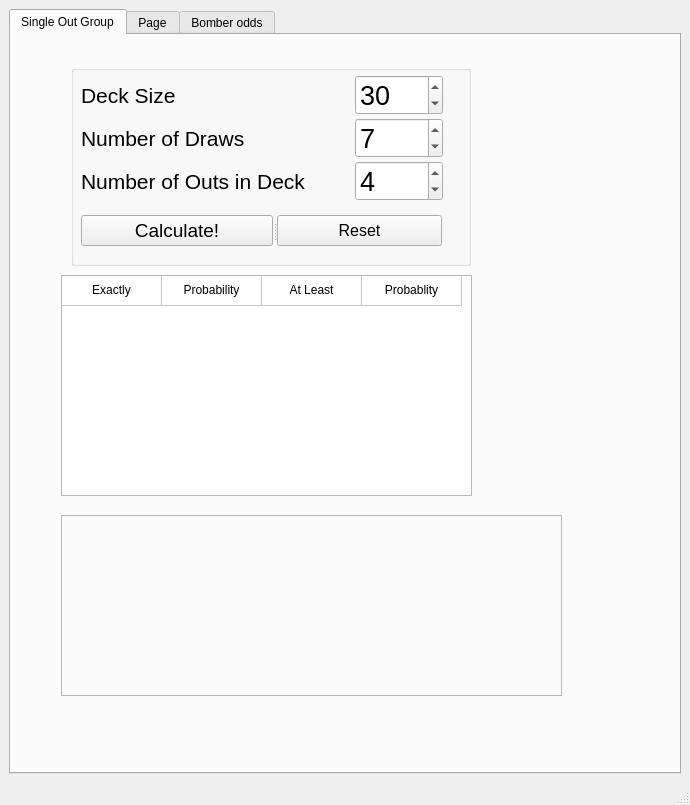
<?xml version="1.0" encoding="UTF-8"?>
<ui version="4.0">
 <class>MainWindow</class>
 <widget class="QMainWindow" name="MainWindow">
  <property name="enabled">
   <bool>true</bool>
  </property>
  <property name="geometry">
   <rect>
    <x>0</x>
    <y>0</y>
    <width>690</width>
    <height>805</height>
   </rect>
  </property>
  <property name="windowTitle">
   <string>MainWindow</string>
  </property>
  <widget class="QWidget" name="centralwidget">
   <layout class="QVBoxLayout" name="verticalLayout">
    <item>
     <widget class="QTabWidget" name="MainBox">
      <property name="enabled">
       <bool>true</bool>
      </property>
      <property name="currentIndex">
       <number>0</number>
      </property>
      <widget class="QWidget" name="SingleOutsTab">
       <attribute name="title">
        <string>Single Out Group</string>
       </attribute>
       <widget class="QWidget" name="SingleOutWidget" native="true">
        <property name="geometry">
         <rect>
          <x>20</x>
          <y>30</y>
          <width>621</width>
          <height>651</height>
         </rect>
        </property>
        <widget class="QGroupBox" name="groupBox">
         <property name="geometry">
          <rect>
           <x>40</x>
           <y>0</y>
           <width>400</width>
           <height>201</height>
          </rect>
         </property>
         <property name="sizePolicy">
          <sizepolicy hsizetype="Minimum" vsizetype="Minimum">
           <horstretch>0</horstretch>
           <verstretch>0</verstretch>
          </sizepolicy>
         </property>
         <property name="minimumSize">
          <size>
           <width>400</width>
           <height>200</height>
          </size>
         </property>
         <property name="title">
          <string/>
         </property>
         <widget class="QWidget" name="formLayoutWidget">
          <property name="geometry">
           <rect>
            <x>10</x>
            <y>10</y>
            <width>362</width>
            <height>131</height>
           </rect>
          </property>
          <layout class="QFormLayout" name="formLayout">
           <property name="sizeConstraint">
            <enum>QLayout::SetDefaultConstraint</enum>
           </property>
           <property name="fieldGrowthPolicy">
            <enum>QFormLayout::AllNonFixedFieldsGrow</enum>
           </property>
           <property name="horizontalSpacing">
            <number>50</number>
           </property>
           <property name="verticalSpacing">
            <number>3</number>
           </property>
           <item row="0" column="0">
            <widget class="QLabel" name="remainingDeckSizeLabel">
             <property name="font">
              <font>
               <pointsize>16</pointsize>
              </font>
             </property>
             <property name="autoFillBackground">
              <bool>false</bool>
             </property>
             <property name="text">
              <string>Deck Size</string>
             </property>
            </widget>
           </item>
           <item row="0" column="1">
            <widget class="QSpinBox" name="remainingDeckSizeSpinBox">
             <property name="font">
              <font>
               <pointsize>20</pointsize>
              </font>
             </property>
             <property name="value">
              <number>30</number>
             </property>
            </widget>
           </item>
           <item row="1" column="0">
            <widget class="QLabel" name="numberOfDrawsLabel">
             <property name="font">
              <font>
               <pointsize>16</pointsize>
              </font>
             </property>
             <property name="text">
              <string>Number of Draws</string>
             </property>
            </widget>
           </item>
           <item row="1" column="1">
            <widget class="QSpinBox" name="numberOfDrawsSpinBox">
             <property name="font">
              <font>
               <pointsize>20</pointsize>
              </font>
             </property>
             <property name="value">
              <number>7</number>
             </property>
            </widget>
           </item>
           <item row="2" column="0">
            <widget class="QLabel" name="numberOfOutsInDeckLabel">
             <property name="font">
              <font>
               <pointsize>16</pointsize>
              </font>
             </property>
             <property name="text">
              <string>Number of Outs in Deck</string>
             </property>
            </widget>
           </item>
           <item row="2" column="1">
            <widget class="QSpinBox" name="numberOfOutsInDeckSpinBox">
             <property name="font">
              <font>
               <pointsize>20</pointsize>
              </font>
             </property>
             <property name="value">
              <number>4</number>
             </property>
            </widget>
           </item>
          </layout>
         </widget>
         <widget class="QSplitter" name="splitter">
          <property name="geometry">
           <rect>
            <x>10</x>
            <y>150</y>
            <width>361</width>
            <height>31</height>
           </rect>
          </property>
          <property name="orientation">
           <enum>Qt::Horizontal</enum>
          </property>
          <widget class="QPushButton" name="CalculateButton">
           <property name="font">
            <font>
             <pointsize>14</pointsize>
            </font>
           </property>
           <property name="text">
            <string>Calculate!</string>
           </property>
          </widget>
          <widget class="QPushButton" name="ResetButton">
           <property name="font">
            <font>
             <pointsize>12</pointsize>
            </font>
           </property>
           <property name="text">
            <string>Reset</string>
           </property>
          </widget>
         </widget>
        </widget>
        <widget class="QTableWidget" name="probabilityTable">
         <property name="geometry">
          <rect>
           <x>30</x>
           <y>210</y>
           <width>411</width>
           <height>221</height>
          </rect>
         </property>
         <property name="sizePolicy">
          <sizepolicy hsizetype="Expanding" vsizetype="Expanding">
           <horstretch>0</horstretch>
           <verstretch>0</verstretch>
          </sizepolicy>
         </property>
         <property name="maximumSize">
          <size>
           <width>415</width>
           <height>450</height>
          </size>
         </property>
         <property name="rowCount">
          <number>1</number>
         </property>
         <property name="columnCount">
          <number>4</number>
         </property>
         <attribute name="horizontalHeaderVisible">
          <bool>false</bool>
         </attribute>
         <attribute name="verticalHeaderVisible">
          <bool>false</bool>
         </attribute>
         <row/>
         <column/>
         <column/>
         <column/>
         <column/>
         <item row="0" column="0">
          <property name="text">
           <string>Exactly</string>
          </property>
          <property name="textAlignment">
           <set>AlignHCenter|AlignVCenter|AlignCenter</set>
          </property>
          <property name="flags">
           <set>ItemIsSelectable|ItemIsEditable|ItemIsDragEnabled|ItemIsUserCheckable|ItemIsEnabled</set>
          </property>
         </item>
         <item row="0" column="1">
          <property name="text">
           <string>Probability</string>
          </property>
          <property name="textAlignment">
           <set>AlignHCenter|AlignVCenter|AlignCenter</set>
          </property>
          <property name="flags">
           <set>ItemIsSelectable|ItemIsEditable|ItemIsDragEnabled|ItemIsUserCheckable|ItemIsEnabled</set>
          </property>
         </item>
         <item row="0" column="2">
          <property name="text">
           <string>At Least</string>
          </property>
          <property name="textAlignment">
           <set>AlignHCenter|AlignVCenter|AlignCenter</set>
          </property>
         </item>
         <item row="0" column="3">
          <property name="text">
           <string>Probablity</string>
          </property>
          <property name="textAlignment">
           <set>AlignHCenter|AlignVCenter|AlignCenter</set>
          </property>
         </item>
        </widget>
        <widget class="QFrame" name="GraphArea">
         <property name="geometry">
          <rect>
           <x>30</x>
           <y>450</y>
           <width>501</width>
           <height>181</height>
          </rect>
         </property>
         <property name="frameShape">
          <enum>QFrame::StyledPanel</enum>
         </property>
         <property name="frameShadow">
          <enum>QFrame::Raised</enum>
         </property>
        </widget>
       </widget>
      </widget>
      <widget class="QWidget" name="MultiVariateTab">
       <attribute name="title">
        <string>Page</string>
       </attribute>
       <widget class="QWidget" name="MultiVariateTab_2" native="true">
        <property name="geometry">
         <rect>
          <x>20</x>
          <y>10</y>
          <width>621</width>
          <height>651</height>
         </rect>
        </property>
        <widget class="QGroupBox" name="groupBox_2">
         <property name="geometry">
          <rect>
           <x>40</x>
           <y>20</y>
           <width>400</width>
           <height>291</height>
          </rect>
         </property>
         <property name="sizePolicy">
          <sizepolicy hsizetype="Minimum" vsizetype="Minimum">
           <horstretch>0</horstretch>
           <verstretch>0</verstretch>
          </sizepolicy>
         </property>
         <property name="minimumSize">
          <size>
           <width>400</width>
           <height>200</height>
          </size>
         </property>
         <property name="title">
          <string/>
         </property>
         <widget class="QWidget" name="formLayoutWidget_2">
          <property name="geometry">
           <rect>
            <x>10</x>
            <y>10</y>
            <width>331</width>
            <height>131</height>
           </rect>
          </property>
          <layout class="QFormLayout" name="formLayout_2">
           <property name="sizeConstraint">
            <enum>QLayout::SetDefaultConstraint</enum>
           </property>
           <property name="fieldGrowthPolicy">
            <enum>QFormLayout::AllNonFixedFieldsGrow</enum>
           </property>
           <property name="horizontalSpacing">
            <number>50</number>
           </property>
           <property name="verticalSpacing">
            <number>3</number>
           </property>
           <item row="0" column="0">
            <widget class="QLabel" name="remainingDeckSizeLabel_2">
             <property name="font">
              <font>
               <pointsize>16</pointsize>
              </font>
             </property>
             <property name="autoFillBackground">
              <bool>false</bool>
             </property>
             <property name="text">
              <string>Deck Size</string>
             </property>
            </widget>
           </item>
           <item row="0" column="1">
            <widget class="QSpinBox" name="remainingDeckSizeSpinBox_2">
             <property name="font">
              <font>
               <pointsize>20</pointsize>
              </font>
             </property>
             <property name="value">
              <number>30</number>
             </property>
            </widget>
           </item>
           <item row="1" column="0">
            <widget class="QLabel" name="numberOfDrawsLabel_2">
             <property name="font">
              <font>
               <pointsize>16</pointsize>
              </font>
             </property>
             <property name="text">
              <string>Number of Draws</string>
             </property>
            </widget>
           </item>
           <item row="1" column="1">
            <widget class="QSpinBox" name="numberOfDrawsSpinBox_2">
             <property name="font">
              <font>
               <pointsize>20</pointsize>
              </font>
             </property>
             <property name="value">
              <number>7</number>
             </property>
            </widget>
           </item>
           <item row="2" column="0">
            <widget class="QLabel" name="numberOfOutsInDeckLabel_2">
             <property name="font">
              <font>
               <pointsize>16</pointsize>
              </font>
             </property>
             <property name="text">
              <string>Number of Outs in Deck</string>
             </property>
            </widget>
           </item>
           <item row="2" column="1">
            <widget class="QSpinBox" name="numberOfOutsInDeckSpinBox_2">
             <property name="font">
              <font>
               <pointsize>20</pointsize>
              </font>
             </property>
             <property name="value">
              <number>4</number>
             </property>
            </widget>
           </item>
          </layout>
         </widget>
         <widget class="QSplitter" name="splitter_2">
          <property name="geometry">
           <rect>
            <x>10</x>
            <y>250</y>
            <width>361</width>
            <height>31</height>
           </rect>
          </property>
          <property name="orientation">
           <enum>Qt::Horizontal</enum>
          </property>
          <widget class="QPushButton" name="CalculateButton_2">
           <property name="font">
            <font>
             <pointsize>14</pointsize>
            </font>
           </property>
           <property name="text">
            <string>Calculate!</string>
           </property>
          </widget>
          <widget class="QPushButton" name="ResetButton_2">
           <property name="font">
            <font>
             <pointsize>12</pointsize>
            </font>
           </property>
           <property name="text">
            <string>Reset</string>
           </property>
          </widget>
         </widget>
        </widget>
        <widget class="QTableWidget" name="probabilityTable_2">
         <property name="geometry">
          <rect>
           <x>30</x>
           <y>339</y>
           <width>411</width>
           <height>321</height>
          </rect>
         </property>
         <property name="sizePolicy">
          <sizepolicy hsizetype="Expanding" vsizetype="Expanding">
           <horstretch>0</horstretch>
           <verstretch>0</verstretch>
          </sizepolicy>
         </property>
         <property name="maximumSize">
          <size>
           <width>415</width>
           <height>450</height>
          </size>
         </property>
         <property name="rowCount">
          <number>1</number>
         </property>
         <property name="columnCount">
          <number>4</number>
         </property>
         <attribute name="horizontalHeaderVisible">
          <bool>false</bool>
         </attribute>
         <attribute name="verticalHeaderVisible">
          <bool>false</bool>
         </attribute>
         <row/>
         <column/>
         <column/>
         <column/>
         <column/>
         <item row="0" column="0">
          <property name="text">
           <string>Exactly</string>
          </property>
          <property name="textAlignment">
           <set>AlignHCenter|AlignVCenter|AlignCenter</set>
          </property>
          <property name="flags">
           <set>ItemIsSelectable|ItemIsEditable|ItemIsDragEnabled|ItemIsUserCheckable|ItemIsEnabled</set>
          </property>
         </item>
         <item row="0" column="1">
          <property name="text">
           <string>Probability</string>
          </property>
          <property name="textAlignment">
           <set>AlignHCenter|AlignVCenter|AlignCenter</set>
          </property>
          <property name="flags">
           <set>ItemIsSelectable|ItemIsEditable|ItemIsDragEnabled|ItemIsUserCheckable|ItemIsEnabled</set>
          </property>
         </item>
         <item row="0" column="2">
          <property name="text">
           <string>At Least</string>
          </property>
          <property name="textAlignment">
           <set>AlignHCenter|AlignVCenter|AlignCenter</set>
          </property>
         </item>
         <item row="0" column="3">
          <property name="text">
           <string>Probablity</string>
          </property>
          <property name="textAlignment">
           <set>AlignHCenter|AlignVCenter|AlignCenter</set>
          </property>
         </item>
        </widget>
       </widget>
      </widget>
      <widget class="QWidget" name="BombTab">
       <attribute name="title">
        <string>Bomber odds</string>
       </attribute>
       <widget class="QPushButton" name="AddMinionPushButton">
        <property name="geometry">
         <rect>
          <x>60</x>
          <y>400</y>
          <width>111</width>
          <height>21</height>
         </rect>
        </property>
        <property name="text">
         <string>AddMinion</string>
        </property>
       </widget>
       <widget class="QSpinBox" name="MyHeathSpinBox">
        <property name="geometry">
         <rect>
          <x>340</x>
          <y>350</y>
          <width>42</width>
          <height>22</height>
         </rect>
        </property>
       </widget>
       <widget class="QSpinBox" name="EnemyHealthSpinBox">
        <property name="geometry">
         <rect>
          <x>320</x>
          <y>110</y>
          <width>42</width>
          <height>22</height>
         </rect>
        </property>
       </widget>
       <widget class="QLabel" name="EnemHealth">
        <property name="geometry">
         <rect>
          <x>220</x>
          <y>100</y>
          <width>81</width>
          <height>41</height>
         </rect>
        </property>
        <property name="text">
         <string>Enemy Hero Health</string>
        </property>
       </widget>
       <widget class="QPushButton" name="RemoveMinionPushButton">
        <property name="geometry">
         <rect>
          <x>190</x>
          <y>400</y>
          <width>121</width>
          <height>21</height>
         </rect>
        </property>
        <property name="text">
         <string>RemoveLastMinion</string>
        </property>
       </widget>
       <widget class="QSpinBox" name="MinionHealthSpinBox">
        <property name="geometry">
         <rect>
          <x>180</x>
          <y>460</y>
          <width>61</width>
          <height>31</height>
         </rect>
        </property>
       </widget>
       <widget class="QLabel" name="MinionHealthLabel">
        <property name="geometry">
         <rect>
          <x>70</x>
          <y>470</y>
          <width>91</width>
          <height>21</height>
         </rect>
        </property>
        <property name="text">
         <string>Minion Health</string>
        </property>
       </widget>
       <widget class="QCheckBox" name="DivineShield">
        <property name="geometry">
         <rect>
          <x>60</x>
          <y>500</y>
          <width>101</width>
          <height>21</height>
         </rect>
        </property>
        <property name="text">
         <string>Divine Shield</string>
        </property>
       </widget>
       <widget class="QLineEdit" name="MinionName">
        <property name="geometry">
         <rect>
          <x>60</x>
          <y>440</y>
          <width>113</width>
          <height>20</height>
         </rect>
        </property>
        <property name="text">
         <string>Minions Name</string>
        </property>
       </widget>
       <widget class="QCheckBox" name="Silenced">
        <property name="geometry">
         <rect>
          <x>60</x>
          <y>530</y>
          <width>70</width>
          <height>17</height>
         </rect>
        </property>
        <property name="text">
         <string>Silenced</string>
        </property>
       </widget>
       <widget class="QTableWidget" name="BoardState">
        <property name="geometry">
         <rect>
          <x>80</x>
          <y>140</y>
          <width>491</width>
          <height>191</height>
         </rect>
        </property>
        <property name="verticalScrollBarPolicy">
         <enum>Qt::ScrollBarAlwaysOff</enum>
        </property>
        <property name="horizontalScrollBarPolicy">
         <enum>Qt::ScrollBarAlwaysOff</enum>
        </property>
        <property name="rowCount">
         <number>2</number>
        </property>
        <property name="columnCount">
         <number>7</number>
        </property>
        <attribute name="horizontalHeaderVisible">
         <bool>false</bool>
        </attribute>
        <attribute name="horizontalHeaderDefaultSectionSize">
         <number>69</number>
        </attribute>
        <attribute name="horizontalHeaderMinimumSectionSize">
         <number>21</number>
        </attribute>
        <attribute name="verticalHeaderVisible">
         <bool>false</bool>
        </attribute>
        <attribute name="verticalHeaderDefaultSectionSize">
         <number>90</number>
        </attribute>
        <row/>
        <row/>
        <column/>
        <column/>
        <column/>
        <column/>
        <column/>
        <column/>
        <column/>
        <item row="0" column="0">
         <property name="text">
          <string/>
         </property>
        </item>
       </widget>
       <widget class="QComboBox" name="PlayerSelectBox">
        <property name="geometry">
         <rect>
          <x>200</x>
          <y>430</y>
          <width>69</width>
          <height>22</height>
         </rect>
        </property>
        <item>
         <property name="text">
          <string>Our's</string>
         </property>
        </item>
        <item>
         <property name="text">
          <string>Enemy's</string>
         </property>
        </item>
       </widget>
       <widget class="QLabel" name="MyHeath">
        <property name="geometry">
         <rect>
          <x>210</x>
          <y>350</y>
          <width>81</width>
          <height>16</height>
         </rect>
        </property>
        <property name="text">
         <string>Your Hero Health</string>
        </property>
       </widget>
      </widget>
     </widget>
    </item>
   </layout>
  </widget>
  <widget class="QStatusBar" name="statusbar"/>
  <action name="actionTest">
   <property name="icon">
    <iconset resource="HSstuff.qrc">
     <normaloff>:/HS/2016-04-10 13-33-34.926.jpg</normaloff>:/HS/2016-04-10 13-33-34.926.jpg</iconset>
   </property>
   <property name="text">
    <string>Test</string>
   </property>
   <property name="toolTip">
    <string>Test</string>
   </property>
  </action>
 </widget>
 <resources>
  <include location="HSstuff.qrc"/>
 </resources>
 <connections>
  <connection>
   <sender>ResetButton</sender>
   <signal>pressed()</signal>
   <receiver>numberOfOutsInDeckSpinBox</receiver>
   <slot>clear()</slot>
   <hints>
    <hint type="sourcelabel">
     <x>432</x>
     <y>223</y>
    </hint>
    <hint type="destinationlabel">
     <x>401</x>
     <y>174</y>
    </hint>
   </hints>
  </connection>
  <connection>
   <sender>ResetButton</sender>
   <signal>pressed()</signal>
   <receiver>numberOfDrawsSpinBox</receiver>
   <slot>clear()</slot>
   <hints>
    <hint type="sourcelabel">
     <x>432</x>
     <y>215</y>
    </hint>
    <hint type="destinationlabel">
     <x>401</x>
     <y>132</y>
    </hint>
   </hints>
  </connection>
  <connection>
   <sender>ResetButton</sender>
   <signal>pressed()</signal>
   <receiver>remainingDeckSizeSpinBox</receiver>
   <slot>clear()</slot>
   <hints>
    <hint type="sourcelabel">
     <x>432</x>
     <y>213</y>
    </hint>
    <hint type="destinationlabel">
     <x>432</x>
     <y>73</y>
    </hint>
   </hints>
  </connection>
  <connection>
   <sender>ResetButton</sender>
   <signal>pressed()</signal>
   <receiver>probabilityTable</receiver>
   <slot>reset()</slot>
   <hints>
    <hint type="sourcelabel">
     <x>327</x>
     <y>230</y>
    </hint>
    <hint type="destinationlabel">
     <x>295</x>
     <y>298</y>
    </hint>
   </hints>
  </connection>
 </connections>
</ui>
